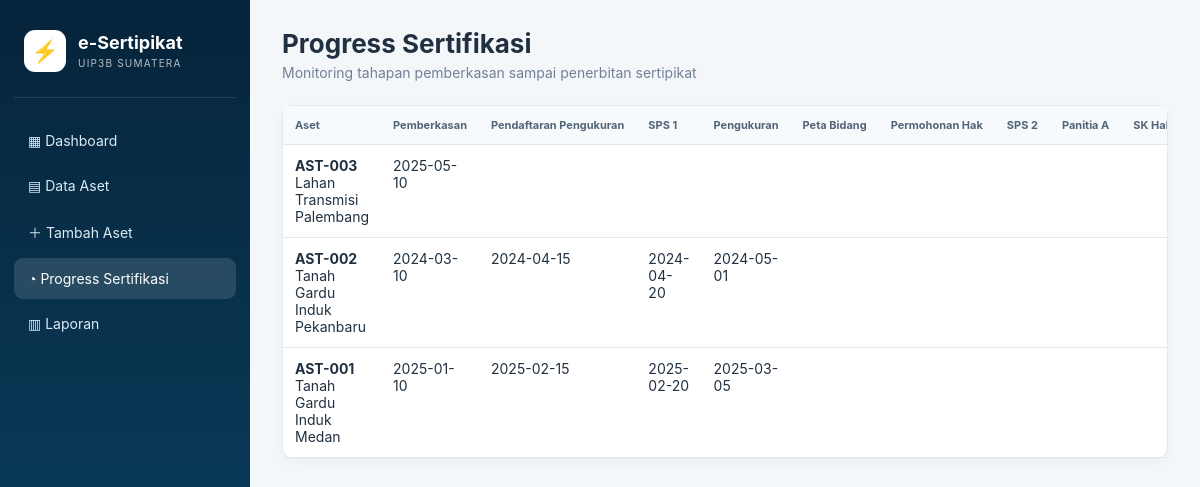
Page /progress.php on the committed database.
### tables this page shows
CREATE TABLE progress_sertifikasi (
  id INT AUTO_INCREMENT PRIMARY KEY,
  asset_id INT NOT NULL,
  pemberkasan DATE NULL,
  pendaftaran_pengukuran DATE NULL,
  sps1_terbayar DATE NULL,
  pengukuran DATE NULL,
  terbit_peta_bidang DATE NULL,
  pendaftaran_permohonan_hak DATE NULL,
  sps2_terbayar DATE NULL,
  kegiatan_panitia_a DATE NULL,
  terbit_sk_hak DATE NULL,
  pendaftaran_sk_turun_hak DATE NULL,
  sps3_terbayar DATE NULL,
  status ENUM('Belum Mulai','Berjalan','Selesai') DEFAULT 'Belum Mulai',
  catatan TEXT,
  FOREIGN KEY (asset_id) REFERENCES assets(id) ON DELETE CASCADE
);

CREATE TABLE assets (
  id INT AUTO_INCREMENT PRIMARY KEY,
  no_aset VARCHAR(50) NOT NULL UNIQUE,
  unit_induk VARCHAR(150),
  unit_pelaksana VARCHAR(150),
  nomor_aset_sap VARCHAR(100),
  nama_aset VARCHAR(255),
  luas_m2 DECIMAL(15,2) DEFAULT 0,
  jenis_dokumen_legal VARCHAR(150),
  berlaku_awal DATE NULL,
  berlaku_akhir DATE NULL,
  alamat TEXT,
  desa_kelurahan VARCHAR(150),
  kecamatan VARCHAR(150),
  kabupaten_kota VARCHAR(150),
  provinsi VARCHAR(100) DEFAULT 'Sumatera',
  kantah VARCHAR(150),
  kanwil VARCHAR(150),
  harga_perolehan DECIMAL(20,2) DEFAULT 0,
  kondisi_aset VARCHAR(100),
  tahun_perolehan YEAR NULL,
  nilai_saat_ini DECIMAL(20,2) DEFAULT 0,
  tahun_penilaian YEAR NULL,
  dokumen_legal_terbit VARCHAR(150),
  nomor_dokumen_legal VARCHAR(150),
  tanggal_dokumen_awal DATE NULL,
  tanggal_dokumen_akhir DATE NULL,
  luas_legal_m2 DECIMAL(15,2) DEFAULT 0,
  stakeholder VARCHAR(255),
  koordinat_x DECIMAL(14,8) NULL,
  koordinat_y DECIMAL(14,8) NULL,
  kendala VARCHAR(255),
  narasi_kendala TEXT,
  penguasaan_tanah VARCHAR(150),
  jenis_bangunan VARCHAR(150),
  bulan_realisasi TINYINT NULL,
  tahun_realisasi YEAR NULL,
  aplikasi VARCHAR(150),
  created_at TIMESTAMP DEFAULT CURRENT_TIMESTAMP,
  updated_at TIMESTAMP DEFAULT CURRENT_TIMESTAMP ON UPDATE CURRENT_TIMESTAMP
);

### progress.php (the view, shortened to what this page needs)
<?php require_once "config/database.php"; $rows=$conn->query("SELECT a.id,a.no_aset,a.nama_aset,p.* FROM assets a JOIN progress_sertifikasi p ON p.asset_id=a.id ORDER BY a.id DESC"); ?>
<!doctype html><html lang="id"><head><meta charset="utf-8"><meta name="viewport" content="width=device-width,initial-scale=1"><title>Progress Sertifikasi</title><link rel="stylesheet" href="assets/style.css"></head><body>
<aside class="sidebar"><div class="brand"><div class="logo">⚡</div><div><b>e-Sertipikat</b><small>UIP3B SUMATERA</small></div></div><nav><a href="index.php">▦ Dashboard</a><a href="assets.php">▤ Data Aset</a><a href="asset_form.php">＋ Tambah Aset</a><a class="active" href="progress.php">◔ Progress Sertifikasi</a><a href="laporan.php">▥ Laporan</a></nav></aside>
<main class="main"><header class="topbar"><div><h1>Progress Sertifikasi</h1><p>Monitoring tahapan pemberkasan sampai penerbitan sertipikat</p></div></header>
<section class="panel"><div class="table-wrap"><table><thead><tr><th>Aset</th><th>Pemberkasan</th><th>Pendaftaran Pengukuran</th><th>SPS 1</th><th>Pengukuran</th><th>Peta Bidang</th><th>Permohonan Hak</th><th>SPS 2</th><th>Panitia A</th><th>SK Hak</th><th>Turun Hak</th><th>SPS 3</th><th>Status</th></tr></thead><tbody>
<?php while($r=$rows->fetch_assoc()): ?><tr><td><b><?=$r['no_aset']?></b><br><?=$r['nama_aset']?></td><td><?=$r['pemberkasan']?></td><td><?=$r['pendaftaran_pengukuran']?></td><td><?=$r['sps1_terbayar']?></td><td><?=$r['pengukuran']?></td><td></td><td></td><td></td><td></td><td></td></tr><?php endwhile; ?>
</tbody></table></div></section></main></body></html>

### style.css (style rules this page uses)
:root { --navy:#082b45;--blue:#0b6fa4;--cyan:#10a6c7;--bg:#f4f7fa;--text:#203040;--muted:#718096;--border:#e2e8f0 }
* { box-sizing:border-box }
body { margin:0;font-family:Inter,Segoe UI,Arial,sans-serif;background:var(--bg);color:var(--text);font-size:14px }
.sidebar { position:fixed;left:0;top:0;bottom:0;width:250px;background:linear-gradient(180deg,#06243b,#0b4668);color:#fff;padding:22px 14px;display:flex;flex-direction:column }
.brand { display:flex;gap:12px;align-items:center;padding:8px 10px 25px;border-bottom:1px solid rgba(255,255,255,.12) }
.brand b { display:block;font-size:18px }
.brand small { opacity:.7;font-size:10px;letter-spacing:1.2px }
.logo { width:42px;height:42px;border-radius:11px;background:#fff;color:#0b6fa4;display:grid;place-items:center;font-size:22px }
nav { padding-top:18px }
nav a { display:block;color:#dcebf4;text-decoration:none;padding:12px 14px;border-radius:9px;margin:4px 0 }
nav a:hover,nav a.active { background:rgba(255,255,255,.13);color:#fff }
.main { margin-left:250px;padding:28px 32px }
.topbar { display:flex;justify-content:space-between;align-items:center;margin-bottom:24px }
.topbar h1 { margin:0 0 5px;font-size:26px }
.topbar p { margin:0;color:var(--muted) }
.panel,.form-panel { background:#fff;border:1px solid var(--border);border-radius:12px;margin-bottom:18px;box-shadow:0 3px 12px rgba(15,50,70,.035) }
.table-wrap { overflow:auto }
table { width:100%;border-collapse:collapse;min-width:1100px }
th { background:#f7fafc;color:#526477;font-size:11px;text-align:left;white-space:nowrap }
th,td { padding:12px;border-bottom:1px solid var(--border);vertical-align:top }

### rows in the picture
progress_sertifikasi: asset.no_aset "AST-003", asset.nama_aset "Lahan Transmisi Palembang", pemberkasan "2025-05-10"
progress_sertifikasi: asset.no_aset "AST-002", asset.nama_aset "Tanah Gardu Induk Pekanbaru", pemberkasan "2024-03-10", pendaftaran_pengukuran "2024-04-15", sps1_terbayar "2024-04-20", pengukuran "2024-05-01"
progress_sertifikasi: asset.no_aset "AST-001", asset.nama_aset "Tanah Gardu Induk Medan", pemberkasan "2025-01-10", pendaftaran_pengukuran "2025-02-15", sps1_terbayar "2025-02-20", pengukuran "2025-03-05"
